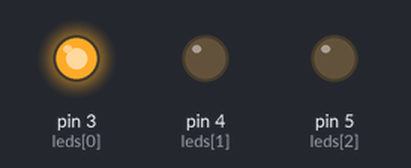
Simulated run of this sketch. Board: Arduino Uno, built with avr-gcc and run on an emulated ATmega328P. On the bench: output pins drawn as LEDs (lit = HIGH).

Above: at 1.5 s.
At 3.5 s:
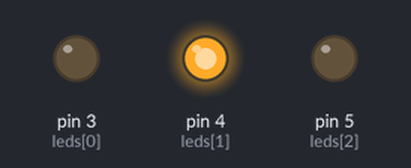
At 5.0 s:
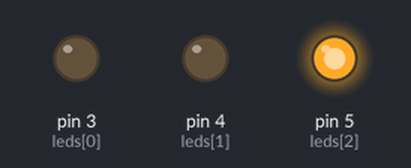
Timing chart, 0 to 7.8 s (numbered marks = the images above):
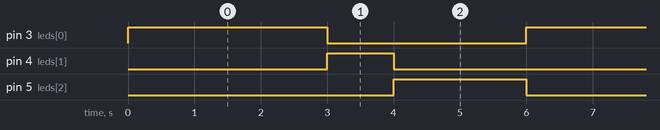

The sketch:

Semaforo_com_arrays.ino
```cpp
const int leds[3] = {3, 4, 5};

int tempos[3] = {3000, 1000, 2000};

void setup() {
  for(int i = 0; i < 3; i++){
    pinMode(leds[i], OUTPUT);
  }
}

void loop() {
  for(int i = 0; i < 3; i++){

    for(int j = 0; j < 3; j++){
      digitalWrite(leds[j], LOW);
    }

    digitalWrite(leds[i], HIGH);

    delay(tempos[i]);
  }
}
```

Measured:
- by itself, pin 3 (leds[0]): alternates HIGH for 3.0 s and LOW for 3.0 s
- by itself, pin 4 (leds[1]): alternates HIGH for 1.0 s and LOW for 5.0 s
- by itself, pin 5 (leds[2]): alternates HIGH for 2.0 s and LOW for 4.0 s
